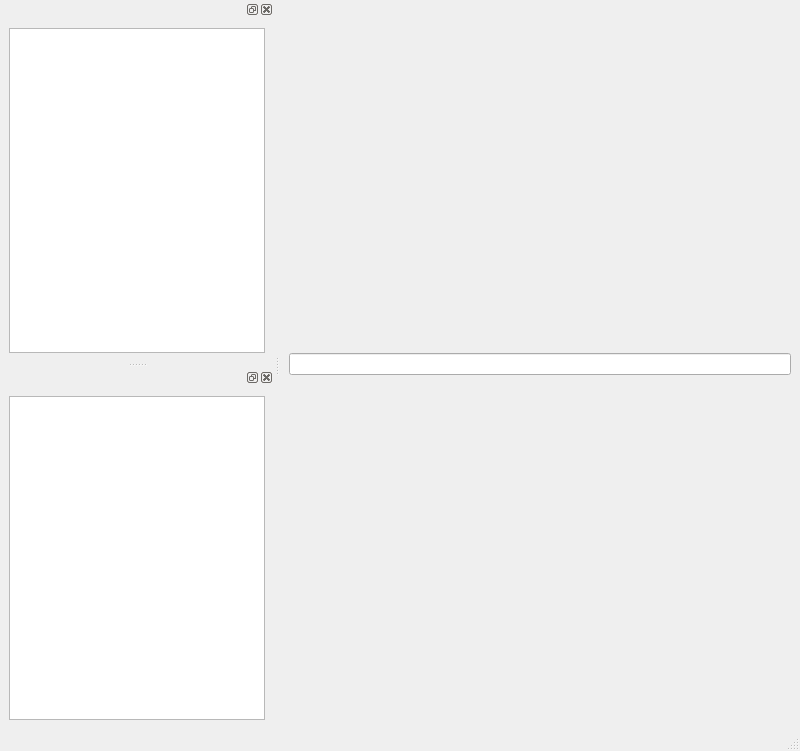
<?xml version="1.0" encoding="UTF-8"?>
<ui version="4.0">
 <class>GitokuWindow</class>
 <widget class="QMainWindow" name="GitokuWindow">
  <property name="geometry">
   <rect>
    <x>0</x>
    <y>0</y>
    <width>800</width>
    <height>751</height>
   </rect>
  </property>
  <property name="minimumSize">
   <size>
    <width>800</width>
    <height>0</height>
   </size>
  </property>
  <property name="windowTitle">
   <string>MainWindow</string>
  </property>
  <widget class="QWidget" name="centralwidget">
   <property name="sizePolicy">
    <sizepolicy hsizetype="Preferred" vsizetype="Preferred">
     <horstretch>0</horstretch>
     <verstretch>0</verstretch>
    </sizepolicy>
   </property>
   <layout class="QGridLayout" name="gridLayout">
    <item row="0" column="0">
     <widget class="QLineEdit" name="ui_repository_line_edit"/>
    </item>
   </layout>
  </widget>
  <widget class="QMenuBar" name="menubar">
   <property name="geometry">
    <rect>
     <x>0</x>
     <y>0</y>
     <width>800</width>
     <height>25</height>
    </rect>
   </property>
  </widget>
  <widget class="QStatusBar" name="statusbar"/>
  <widget class="QDockWidget" name="ui_staged_dock">
   <attribute name="dockWidgetArea">
    <number>1</number>
   </attribute>
   <widget class="QWidget" name="dockWidgetContents_3">
    <layout class="QVBoxLayout" name="verticalLayout_5">
     <item>
      <widget class="QListView" name="ui_staged_list_view">
       <property name="modelColumn">
        <number>0</number>
       </property>
      </widget>
     </item>
    </layout>
   </widget>
  </widget>
  <widget class="QDockWidget" name="ui_unstaged_dock">
   <property name="sizePolicy">
    <sizepolicy hsizetype="Expanding" vsizetype="Expanding">
     <horstretch>0</horstretch>
     <verstretch>0</verstretch>
    </sizepolicy>
   </property>
   <attribute name="dockWidgetArea">
    <number>1</number>
   </attribute>
   <widget class="QWidget" name="dockWidgetContents_4">
    <property name="sizePolicy">
     <sizepolicy hsizetype="Expanding" vsizetype="Expanding">
      <horstretch>0</horstretch>
      <verstretch>0</verstretch>
     </sizepolicy>
    </property>
    <layout class="QVBoxLayout" name="verticalLayout_4">
     <item>
      <widget class="QListView" name="ui_unstaged_list_view"/>
     </item>
    </layout>
   </widget>
  </widget>
 </widget>
 <tabstops>
  <tabstop>ui_repository_line_edit</tabstop>
  <tabstop>ui_staged_list_view</tabstop>
  <tabstop>ui_unstaged_list_view</tabstop>
 </tabstops>
 <resources/>
 <connections>
  <connection>
   <sender>ui_repository_line_edit</sender>
   <signal>returnPressed()</signal>
   <receiver>GitokuWindow</receiver>
   <slot>on_repository_changed()</slot>
   <hints>
    <hint type="sourcelabel">
     <x>440</x>
     <y>377</y>
    </hint>
    <hint type="destinationlabel">
     <x>460</x>
     <y>290</y>
    </hint>
   </hints>
  </connection>
 </connections>
 <slots>
  <slot>on_repository_changed()</slot>
 </slots>
</ui>
